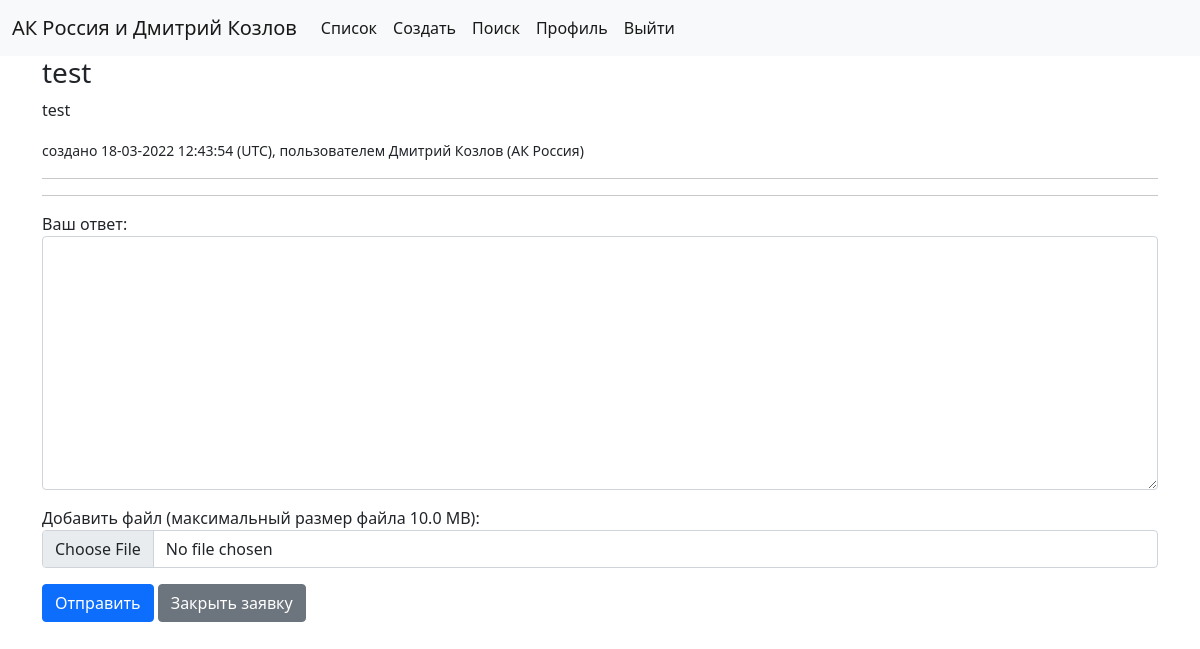
Page /3/ (signed in) on the earlier database version.
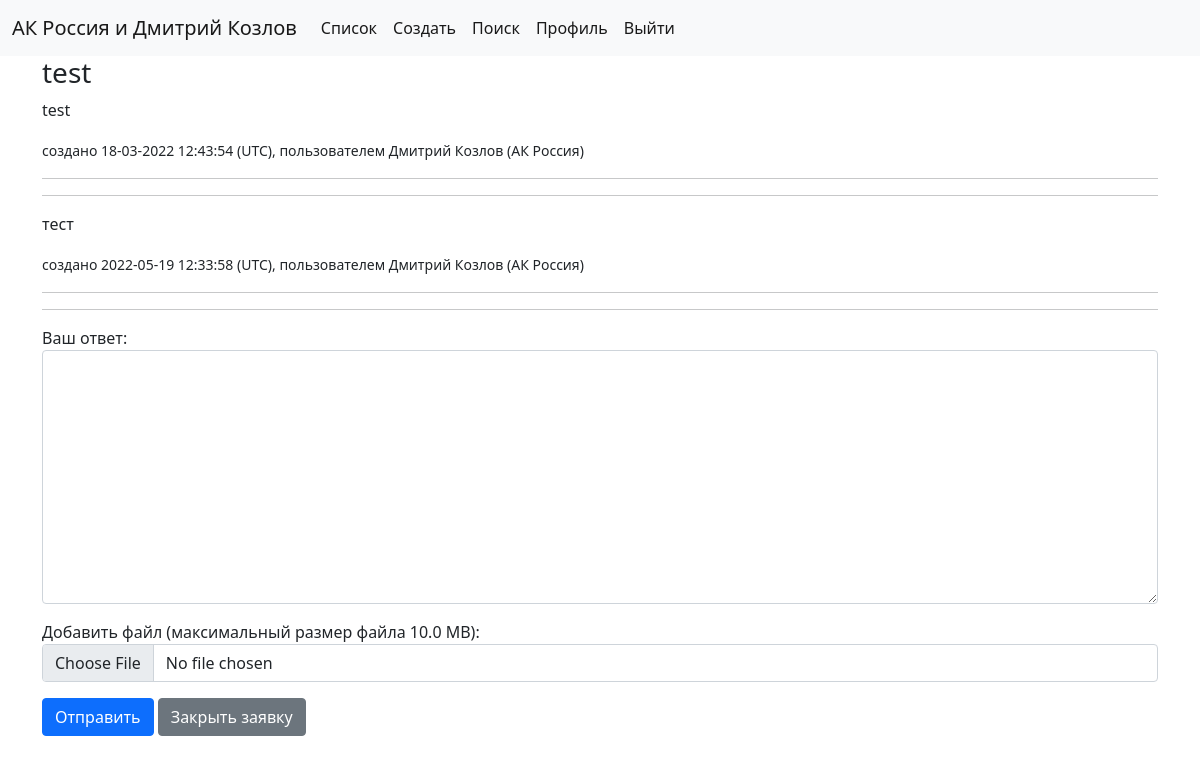
Same page on the later database version.
### account/models.py (models this page shows, shortened)
class Profile(models.Model):
    user = models.OneToOneField(User, on_delete=models.CASCADE, related_name='profile')
    airline = models.ForeignKey(Airline, on_delete=models.CASCADE, null=True)

class Airline(models.Model):
    airline = models.CharField(max_length=255)
    def __str__(self):
        return self.airline

### cases/models.py (models this page shows, shortened)
class Case(models.Model):
    title = models.CharField(max_length=255)
    description = models.TextField()
    emails_list = models.ManyToManyField(User, blank=True, related_name='cases')
    module = models.ForeignKey(AMOSModule, on_delete=models.CASCADE)
    docfile = models.FileField(upload_to=case_directory_path, blank=True, null=True)
    author = models.ForeignKey(User, on_delete=models.SET_NULL, blank=True, null=True)
    created = models.DateTimeField(auto_now_add=True)
    active = models.BooleanField(default=True)
    def timestamp(self):
        return self.created.strftime("%d-%m-%Y %H:%M:%S")

class Comment(models.Model):
    body = models.TextField()
    author = models.ForeignKey(User, on_delete=models.SET_NULL, blank=True, null=True)
    case = models.ForeignKey(Case, on_delete=models.CASCADE, related_name='comments')
    docfile = models.FileField(upload_to=case_directory_path, blank=True, null=True)
    created = models.DateTimeField(auto_now_add=True)
    def timestamp(self):
        return self.created.strftime("%Y-%m-%d %H:%M:%S")

### cases/views.py (the view, shortened to what this page needs)
# urls.py: path('<int:pk>/', CaseDetailView.as_view(), name='detail'),
class CaseDetailView(LoginRequiredMixin, View):
    template_name = 'cases/detail.html'
    def get(self, request, pk):
        case = get_object_or_404(Case.objects.select_related('module', 'author', 'author__profile', 'author__profile__airline'), pk=pk)
        comments = case.comments.select_related('author', 'author__profile', 'author__profile__airline').all()
        context = {
            'item': case,
            'comments': comments
        }
        if case.active:
            form = CommentForm()
            context['form'] = form
        return render(request, template_name=self.template_name, context=context)

### cases/forms.py (shortened to what this page needs)
class CommentForm(forms.ModelForm):
    class Meta:
        model = Comment
        fields = ['body', 'docfile']
        widgets = {
            'body': forms.Textarea(attrs={'class': 'form-control'}),
            'docfile': forms.FileInput(attrs={'class': 'form-control'}),
        }
        labels = {
            'body': 'Ваш ответ',
            'docfile': f'Добавить файл (максимальный размер файла {filesizeformat(settings.MAX_UPLOAD_SIZE)})',
        }

### cases/templates/cases/detail.html (shortened to what this page needs)
{% extends "cases/base.html" %}
{% block content %}
<h3>{{ item.title }}{% if not item.active %} (Заявка закрыта){% endif %}</h3>
{% include 'cases/snippets/post.html' with item=item %}
{% for comment in comments.all %}
    {% include 'cases/snippets/post.html' with item=comment %}
{% endfor %}
<form method="post" enctype="multipart/form-data">
    {{ form.as_p }}
    {% if item.active %}
        <button type="submit" class="btn btn-primary">Отправить</button>
        {% if request.user == item.author %}
            <button type="submit" name="close-case" value="close" class="btn btn-secondary">Закрыть заявку</button>
        {% endif %}
    {% endif %}
</form>
{% endblock %}

### cases/templates/cases/base.html (shortened to what this page needs)
<!doctype html>
<html lang="en">
  <head>
    {% load static %}
    <link rel="stylesheet" href="{% static '/css/bootstrap.min.css' %}">
  </head>
  <body>
  <nav class="navbar navbar-expand-lg navbar-light bg-light">
  <div class="container-fluid">
    <a class="navbar-brand" href="#">{% if request.user.is_authenticated %}{{request.user.profile.airline }} и {{request.user.first_name}} {{request.user.last_name}}{% else %}АК Россия{% endif %}</a>
    <div class="collapse navbar-collapse" id="navbarSupportedContent">
      <ul class="navbar-nav me-auto mb-2 mb-lg-0">
        {% if request.user.is_authenticated %}
        <li class="nav-item">
          <a class="nav-link active" aria-current="page" href="{% url 'cases:list' %}">Список</a>
        </li>
        <li class="nav-item">
          <a class="nav-link active" aria-current="page" href="{% url 'cases:create' %}">Создать</a>
        </li>
        <li class="nav-item">
          <a class="nav-link active" aria-current="page" href="{% url 'cases:search' %}">Поиск</a>
        </li>
        <li class="nav-item">
          <a class="nav-link active" aria-current="page" href="{% url 'account:edit' %}">Профиль</a>
        </li>
        <li class="nav-item">
          <a class="nav-link active" aria-current="page" href="{% url 'account:logout' %}">Выйти</a>
        </li>
        {% else %}
        <li class="nav-item">
          <a class="nav-link active" aria-current="page" href="{% url 'account:login' %}">Логин</a>
        </li>
        {% endif %}
      </ul>
    </div>
  </div>
</nav>
<div class="container">
  {% block content %}{% endblock %}
</div>
  </body>
</html>

### cases/templates/cases/snippets/post.html (shortened to what this page needs)
<p>{% if item.description %}{{item.description }}{% else %}{{item.body}}{% endif %}</p>
<small>создано {{ item.timestamp }} (UTC), пользователем {{ item.author.first_name }} {{ item.author.last_name }} ({{ item.author.profile.airline }})</small>
<hr>
<hr>

Differences in the rows shown:
added Comment: body "тест", timestamp "2022-05-19 12:33:58", author.first_name "Дмитрий", author.last_name "Козлов", author.profile.airline "АК Россия"
